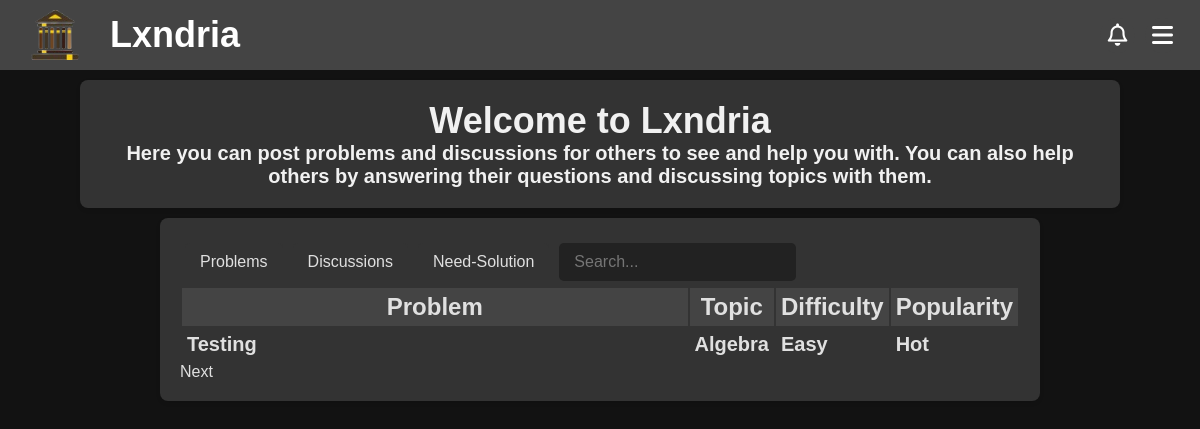
Page / (signed in) on the earlier database version.
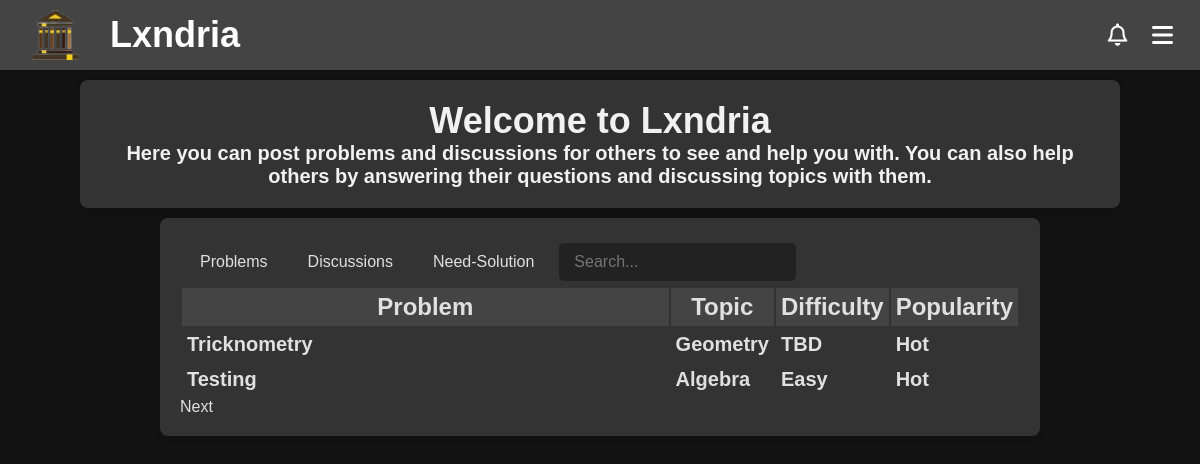
Same page on the later database version.
### app/models.py (models this page shows, shortened)
class Problem(db.Model):
    __tablename__ = "problem"
    __table_args__ = {"extend_existing": True}
    id = db.Column(db.Integer, primary_key=True, autoincrement=True)
    title = db.Column(db.String(100), nullable=False)
    topic = db.Column(db.String(30), nullable=False)
    attempts = db.Column(db.Integer, default=0)
    solved = db.Column(db.Integer, default=0)
    created_at = db.Column(db.DateTime, default=datetime.utcnow)
    updated_at = db.Column(db.DateTime, onupdate=datetime.utcnow)
    views = db.Column(db.Integer, default=0)
    author = db.Column(db.String(80), db.ForeignKey('user.username'))
    user = db.relationship('User', backref=db.backref('problems', cascade="all, delete-orphan"))
    content = db.Column(db.Text, nullable=False)
    encrypted_answer = db.Column(db.Text, nullable=False)
    __table_args__ = (
        CheckConstraint("topic IN ('Algebra', 'Geometry', 'Number Theory', 'Calculus', 'Logic', 'Classical Mechanics', 'Electricity and Magnetism', 'Computer Science', 'Quantitative Finance', 'Chemistry', 'Probability')", name="valid_topic_check"),
    )
    @hybrid_property
    def flagged(self):
        return Flagged_Content.query.filter_by(parent_id='P' + str(self.id)).count() != 0
    @property
    def difficulty(self):
        if self.attempts == 0:
            return "TBD"
        elif self.solved/self.attempts > os.getenv('EASY_THRESHOLD', 0.7):
            return "Easy"
        elif self.solved/self.attempts > os.getenv('MEDIUM_THRESHOLD', 0.3):
            return "Medium"
        else:
            return "Hard"
    @hybrid_property
    def popularity_value(self):
        views_weight = os.getenv('VIEWS_WEIGHT', 0.5)
        attempts_weight = os.getenv('ATTEMPTS_WEIGHT', 1.5)
        bookmarks_weight = os.getenv('BOOKMARKS_WEIGHT', 3)
        views = self.views
        attempts = self.attempts
        bookmarks = Bookmarks.query.filter_by(problem_id=self.id).count()
        return views_weight*views + attempts_weight*attempts + bookmarks_weight*bookmarks
    @property
    def popularity(self):
        popularity_value = self.popularity_value
        if popularity_value > os.getenv('POPULAR_THRESHOLD', 1000):
            return "Popular"
        elif popularity_value > os.getenv('TRENDING_THRESHOLD', 500):
            return "Trending"
        elif popularity_value > os.getenv('ACTIVE_THRESHOLD', 100):
            return "Active"
        else:
            return "Hot"
    @hybrid_property
    def needs_solution(self):
        solutions = Solutions.query.filter_by(problem_id=self.id).count()
        if solutions == 0:
            return True
        return False
    @needs_solution.expression
    def needs_solution(cls):
        return ~db.session.query(Solutions.id).filter(Solutions.problem_id == cls.id).exists()

### app/routes/main.py (the view, shortened to what this page needs)
@main_bp.route('/')
def index():
    if not current_user.is_authenticated:
        return redirect(url_for('routes.about.about'))
    pageNumber = request.args.get('page', default=0, type=int)
    rows = request.args.get('rows', default=10, type=int)
    table = request.args.get('table', default='problems', type=str)
    sort_by = request.args.get('sort', default='created_at', type=str)
    sort_convention = request.args.get('convention', default='desc', type=str)
    if sort_by == 'created_at':
        if sort_convention == 'asc':
            all_problems = Problem.query.order_by(Problem.created_at).all()
            all_discussions = Discussion.query.order_by(Discussion.created_at).all()
            need_solution = Problem.query.filter(Problem.needs_solution == True).order_by(Problem.created_at).all()
        else:
            all_problems = Problem.query.order_by(Problem.created_at.desc()).all()
            all_discussions = Discussion.query.order_by(Discussion.created_at.desc()).all()
            need_solution = Problem.query.filter(Problem.needs_solution == True).order_by(Problem.created_at).all()
    new_sort_convention = 'asc' if sort_convention == 'desc' else 'desc'
    return render_template('index.html', problems=all_problems, page=pageNumber, row_per_page=rows, discussions=all_discussions, table=table, need_solution=need_solution, sort_convention=new_sort_convention)

### app/models.py (called while the page is built)
    @hybrid_property
    def popularity_value(self):
        views_weight = os.getenv('VIEWS_WEIGHT', 0.5)
        comments_weight = os.getenv('COMMENTS_WEIGHT', 2)
        bookmarks_weight = os.getenv('BOOKMARKS_WEIGHT', 3)
        time_constant = os.getenv('TIME_CONSTANT', 100)
        views = self.views
        comments = Comments.query.filter_by(parent_id='D'+str(self.id)).count()
        bookmarks = Bookmarks.query.filter_by(discussion_id=self.id).count()
        return views_weight*views + comments_weight*comments + bookmarks_weight*bookmarks

    @property
    def popularity(self):
        popularity_value = self.popularity_value
        if popularity_value > os.getenv('POPULAR_THRESHOLD', 1000):
            return "Popular"
        elif popularity_value > os.getenv('TRENDING_THRESHOLD', 500):
            return "Trending"
        elif popularity_value > os.getenv('ACTIVE_THRESHOLD', 100):
            return "Active"
        else:
            return "Hot"

### app/routes/auth.py (called while the page is built)
@login_manager.user_loader
def load_user(user_id):
    return User.query.get(int(user_id))

### app/templates/index.html (shortened to what this page needs)
<!DOCTYPE html>
<html>
<head>
{%include 'banner.html'%}
  <link rel="stylesheet" href="{{url_for('static', filename='css/homepage.css')}}">
</head>
<body>
   <div class="intro">
        <h1>Welcome to Lxndria</h1>
        <p>Here you can post problems and discussions for others to see and help you with. You can also help others by answering their questions and discussing topics with them.</p>
  </div>
  <div class="Table">
    {%include 'main_table_header.html'%}
    {%if table=='problems'%}
    <div class ="table" id="Problems">
    {%else%}
    <div class ="table" id="Problems" style="display: none;">
    {%endif%}
    <table id="problems-table">
      <tr>
        <th>Problem</th>
        <th>Topic</th>
        <th><a href="/?sort=Difficulty&convention={{sort_convention}}&table=problems">Difficulty</a></th>
        <th><a href="/?sort=Popularity&convention={{sort_convention}}&table=problems">Popularity</a></th>
      </tr>
      {% for index in range(page*row_per_page, (page+1)*row_per_page) %}
      {% if index >= problems|length %}
        {% set stop=true %}
      {% else %}
        {% set problem = problems[index] %}
      <tr>
        <td><a href="/problem/{{problem.id}}">{{problem.title}}</a></td>
        <td>{{problem.topic}}</td>
        <td>{{problem.difficulty}}</td>
        <td>{{problem.popularity}}</td>
      </tr>
      {% endif %}
      {% endfor %}
    </table>
    <div class="pagination">
      {% if not stop %}
        <a href="/?page={{page+1}}&table=problems">Next</a>
      {% endif %}
  </div>
  </div>
</body>
</html>

Differences in the rows shown:
added Problem: title "Tricknometry", topic "Geometry", difficulty "TBD", popularity "Hot"
